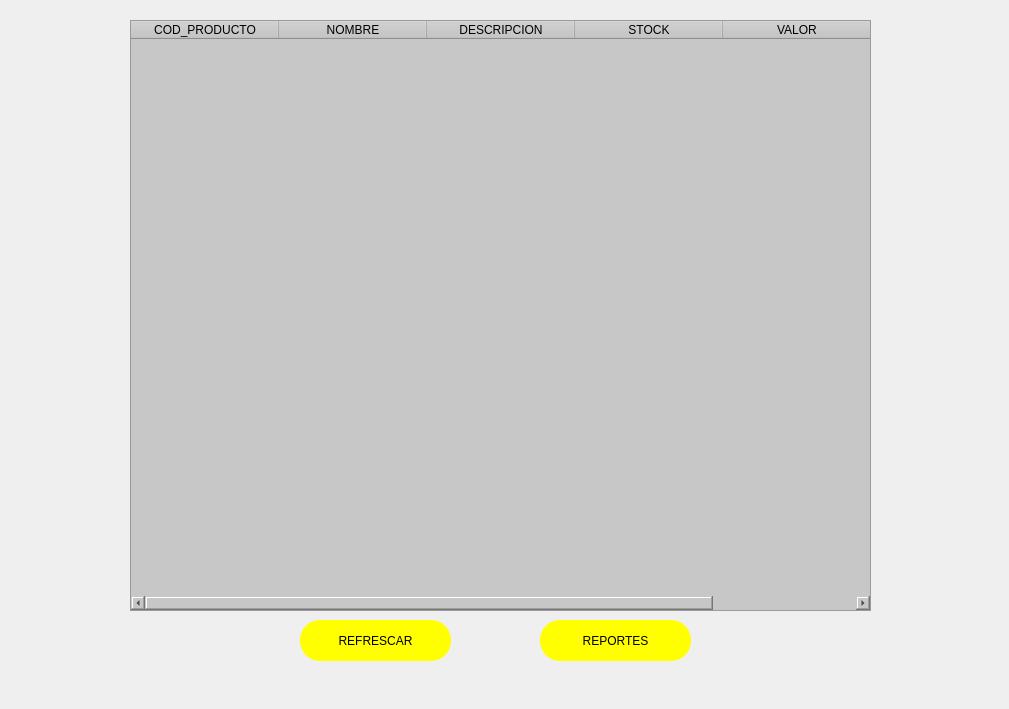
    <widget class="QWidget" name="tab_PRODUCTOS">
     <attribute name="title">
      <string>Productos</string>
     </attribute>
     <widget class="QLabel" name="label_2">
      <property name="geometry">
       <rect>
        <x>0</x>
        <y>-20</y>
        <width>1000</width>
        <height>700</height>
       </rect>
      </property>
      <property name="styleSheet">
       <string notr="true">background-image: url(C:/Users/User/Downloads/home.jpg);
background-repeat: no-repeat;
background-position: center center;
background-size: cover;</string>
      </property>
      <property name="text">
       <string/>
      </property>
      <property name="pixmap">
       <pixmap>../../Downloads/Downloads/principal.png</pixmap>
      </property>
      <property name="scaledContents">
       <bool>true</bool>
      </property>
     </widget>
     <widget class="QTableWidget" name="table_PRODUCTO">
      <property name="geometry">
       <rect>
        <x>130</x>
        <y>20</y>
        <width>741</width>
        <height>591</height>
       </rect>
      </property>
      <property name="font">
       <font>
        <weight>50</weight>
        <bold>false</bold>
       </font>
      </property>
      <property name="styleSheet">
       <string notr="true">background-color: rgb(199, 199, 199);</string>
      </property>
      <property name="dragEnabled">
       <bool>false</bool>
      </property>
      <property name="sortingEnabled">
       <bool>false</bool>
      </property>
      <attribute name="horizontalHeaderCascadingSectionResizes">
       <bool>false</bool>
      </attribute>
      <attribute name="horizontalHeaderDefaultSectionSize">
       <number>148</number>
      </attribute>
      <column>
       <property name="text">
        <string>COD_PRODUCTO</string>
       </property>
      </column>
      <column>
       <property name="text">
        <string>NOMBRE</string>
       </property>
      </column>
      <column>
       <property name="text">
        <string>DESCRIPCION</string>
       </property>
      </column>
      <column>
       <property name="text">
        <string>STOCK</string>
       </property>
      </column>
      <column>
       <property name="text">
        <string>VALOR</string>
       </property>
      </column>
     </widget>
     <widget class="QPushButton" name="ButtoN_REFRESCAR">
      <property name="geometry">
       <rect>
        <x>300</x>
        <y>620</y>
        <width>151</width>
        <height>41</height>
       </rect>
      </property>
      <property name="styleSheet">
       <string notr="true">border-radius:20px;
background-color: rgb(255, 255, 0);
font: 14pt &quot;MS Shell Dlg 2&quot;;
</string>
      </property>
      <property name="text">
       <string>REFRESCAR</string>
      </property>
     </widget>
     <widget class="QPushButton" name="ButtoN_REPORTES">
      <property name="geometry">
       <rect>
        <x>540</x>
        <y>620</y>
        <width>151</width>
        <height>41</height>
       </rect>
      </property>
      <property name="styleSheet">
       <string notr="true">border-radius:20px;
background-color: rgb(255, 255, 0);
font: 14pt &quot;MS Shell Dlg 2&quot;;
</string>
      </property>
      <property name="text">
       <string>REPORTES</string>
      </property>
     </widget>
    </widget>
